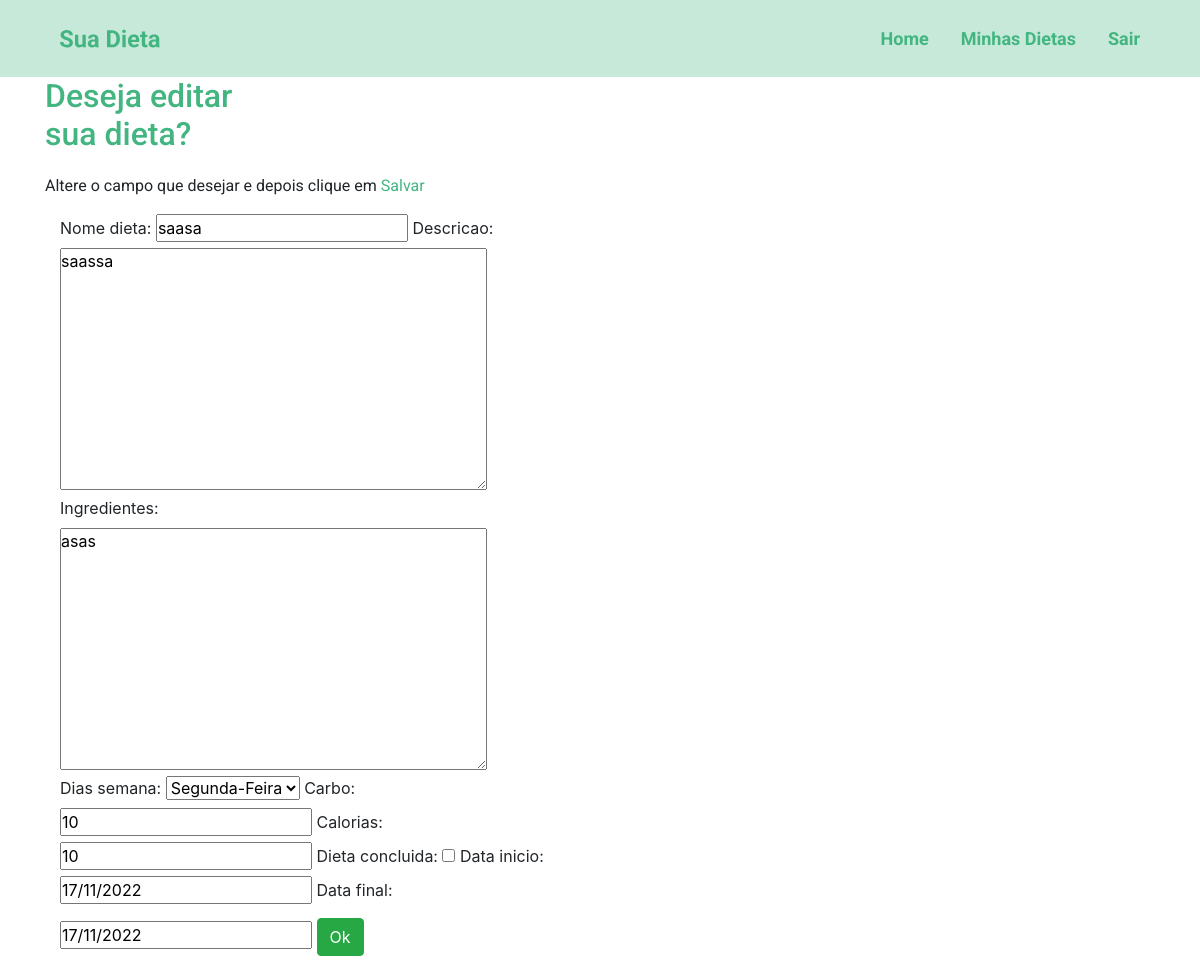
Screenshot of /4/change-dieta (signed in) with the database file from the repository.
### apps/dietas/models.py (models this page shows, shortened)
class Dieta(models.Model):
    dias_semana = (
        ("Seg", "Segunda-Feira"),
        ("Ter", "Terça-Feira"),
        ("Qua", "Quarta-Feira"),
        ("Qui", "Quinta-Feira"),
        ("Sex", "Sexta-feira"),
        ("Sab", "Sabado"),
        ("Dom", "Domingo"),
    )
    pessoa  = models.ForeignKey(User, on_delete=models.CASCADE)
    nome_dieta = models.CharField(max_length=100)
    descricao = models.TextField()
    ingredientes = models.TextField()
    dias_semana = MultiSelectField(max_length=27, choices=dias_semana, blank=False, null=False, default="Seg" )
    carbo = models.IntegerField()
    calorias = models.IntegerField()
    dieta_concluida = models.BooleanField(default=False)
    data_inicio = models.DateField()
    data_final = models.DateField()
    class Meta:
        verbose_name = "Dieta"

### apps/dietas/views/dietas.py (the view)
# urls.py: path('<int:dieta_id>/change-dieta', change_dieta, name="change_dieta"),
@login_required
def change_dieta(request, dieta_id):
    nome = request.user
    context ={}
    dieta = get_object_or_404(Dieta, pk=dieta_id)
    if dieta.pessoa !=  nome:
        messages.error(request,"Você não pode realizar essa operação!")
        return redirect("index")
    form = dietaform(request.POST or None, instance= dieta)
    if form.is_valid():
        form.save()
        messages.success(request, "Dieta alterada com sucesso!")
        return redirect('minhas_receitas')
    context["form"] = form
    context["title"] = "Alterar Dieta"
    return render(request, "dietas/forms.html", context)

### apps/dietas/forms.py
class dietaform(forms.ModelForm):
    class Meta:
        model = Dieta
        fields = '__all__'
        widgets = {
            'data_final': DatePicker(),
            'data_inicio': DatePicker(),
            'pessoa': forms.HiddenInput,
        }

### templates/dietas/forms.html (shortened to what this page needs)
{% extends 'base.html' %}
{% load static %}
{% block content %}
{% include 'partials/_menu.html' %}
{% load bootstrap %}
{% load widget_tweaks %}
<div class="container">
    <div class="text">
        <h2 style="color:var(--color-primary);">Deseja editar<br>sua dieta?</h2>
        <p style="margin-top: 20px;">Altere o campo que desejar e depois clique em <span
                style="color:var(--color-primary);">Salvar</span></p>
    </div>
    <section class="col-6">
        <form method="POST" enctype="multipart/form-data">
            {{ form }}
            <input type="submit" value="Ok" class="btn btn-success mt-2 mb-2">
        </form>
    </section>
</div>
{% endblock %}

### suaDieta/static/css/mycss/global.css (style rules this page uses)
:root { --color-primary: #42B581; --color-secundary: #00000099; }
* { margin: 0; padding: 0; }
h1, h2, h3, h4, h5, h6, p, a { font-family: 'Roboto', sans-serif; }

### rows the page displays
Dieta: nome_dieta "saasa", descricao "saassa", ingredientes "asas", dias_semana "Segunda-Feira", carbo "10", calorias "10", data_inicio "17/11/2022", data_final "17/11/2022"
